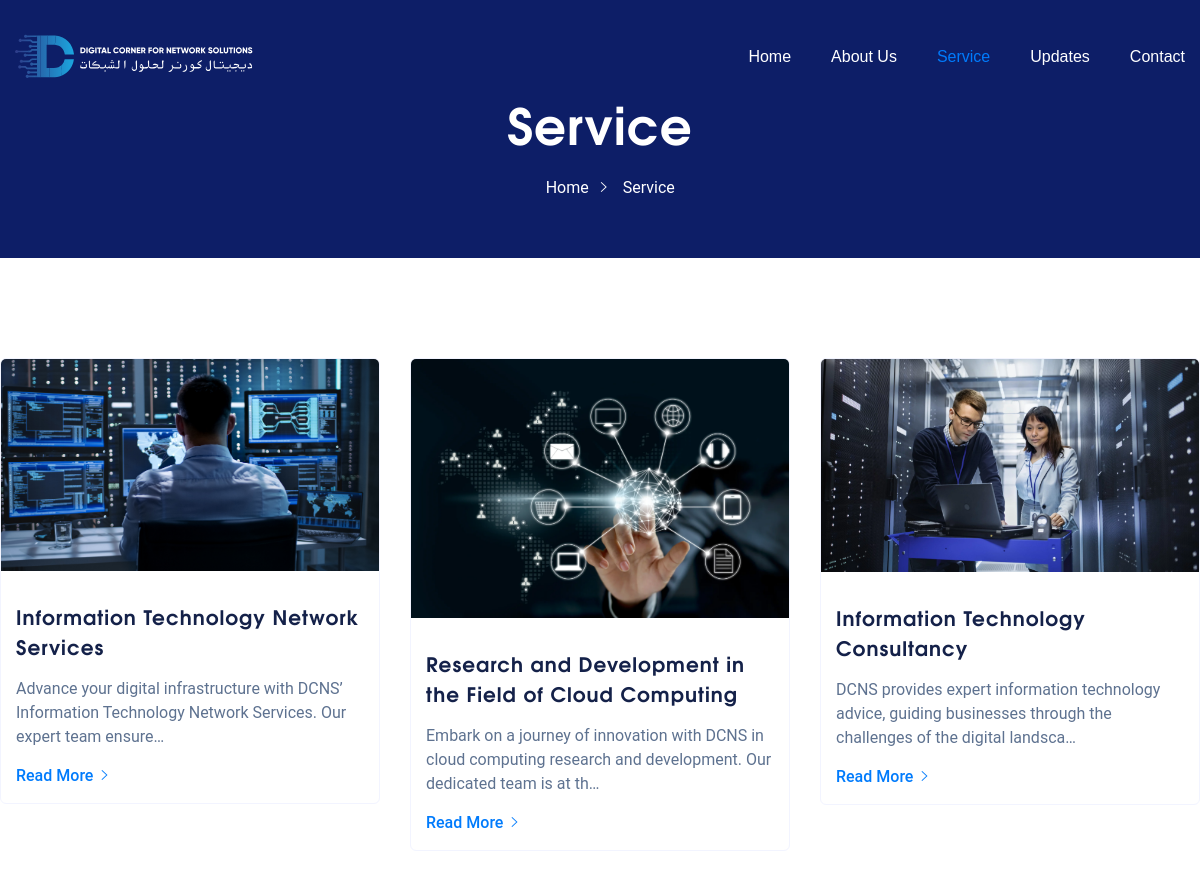
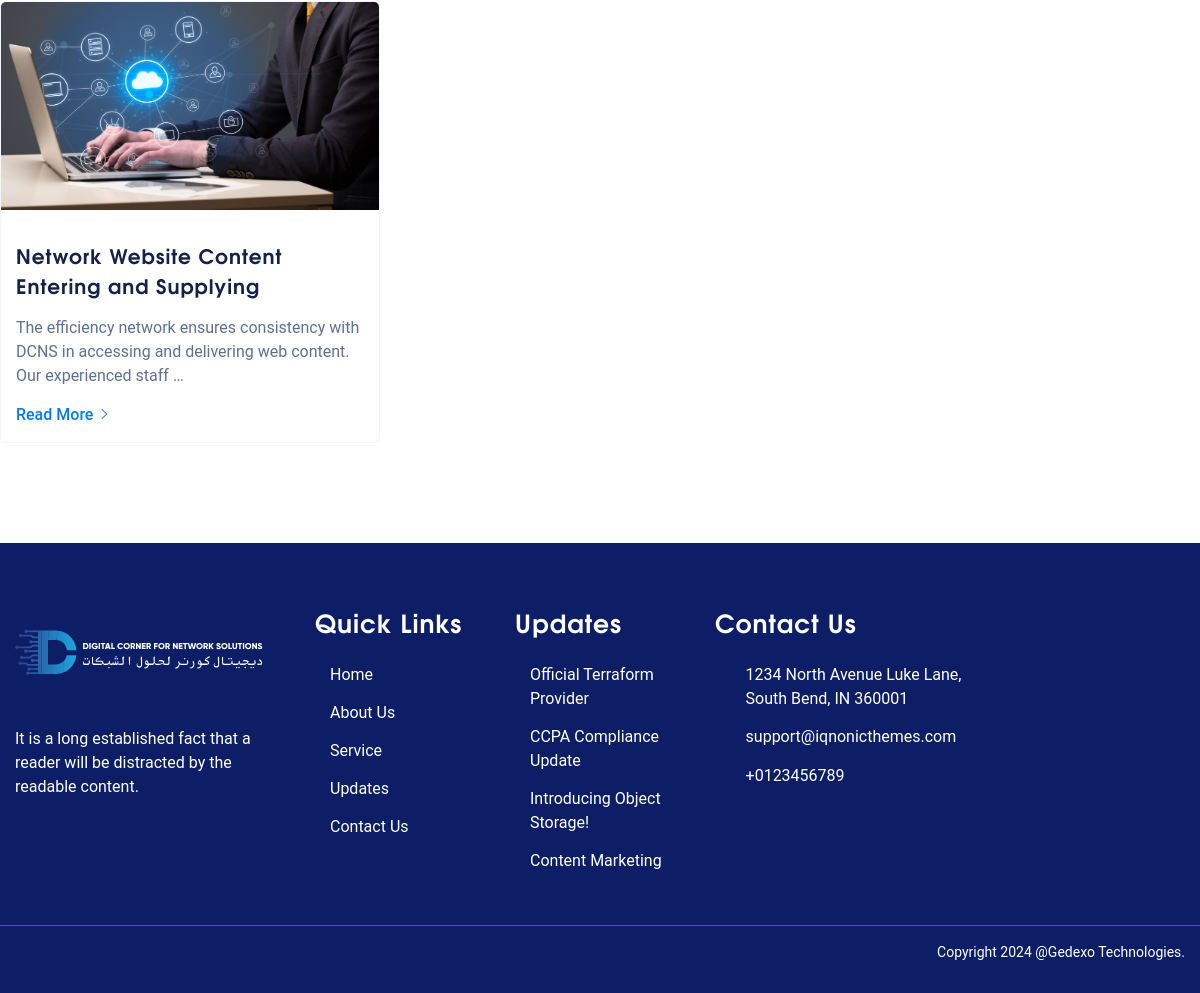
The page /service/ on the database as committed earlier (2 pictures, top to bottom).
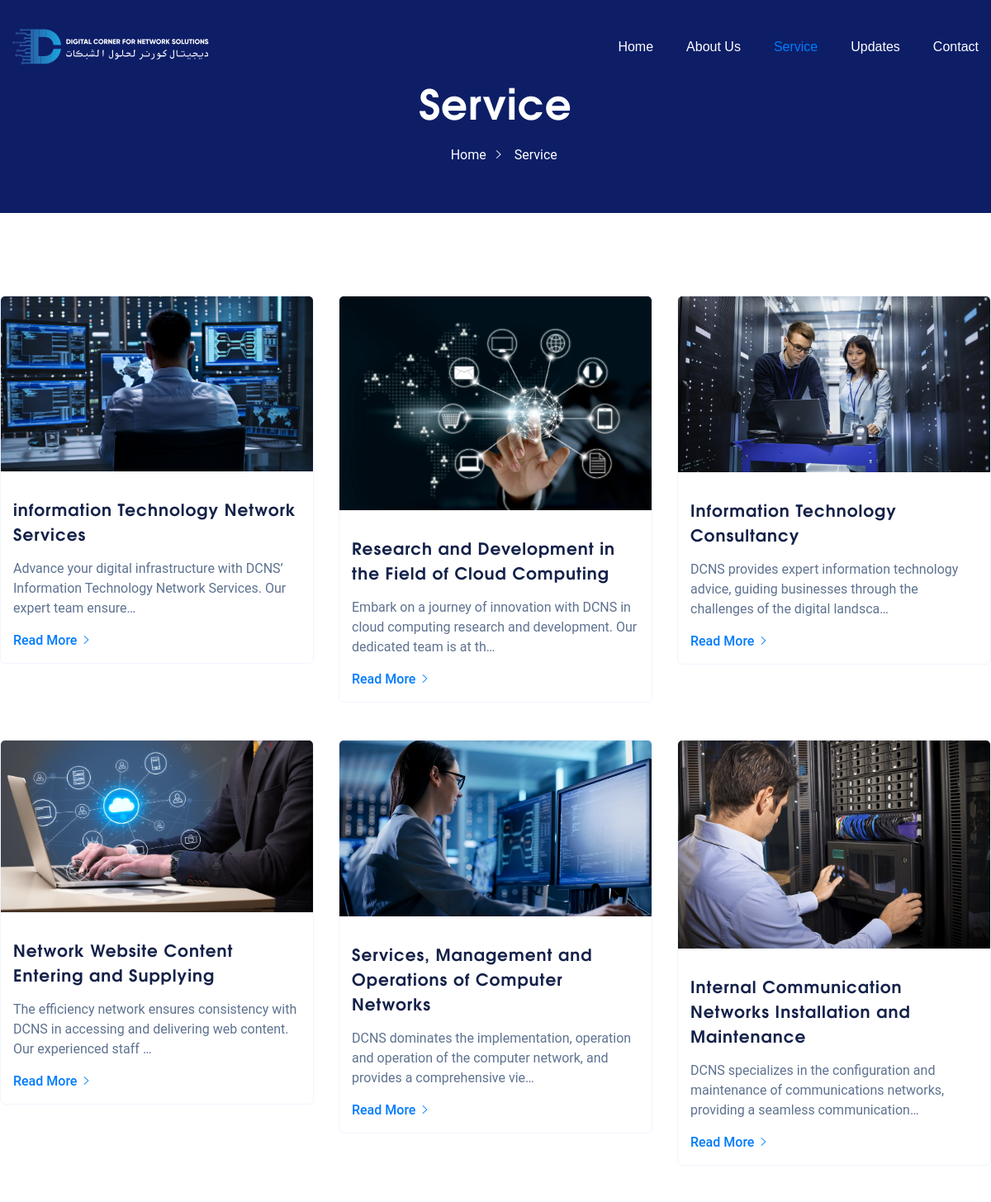
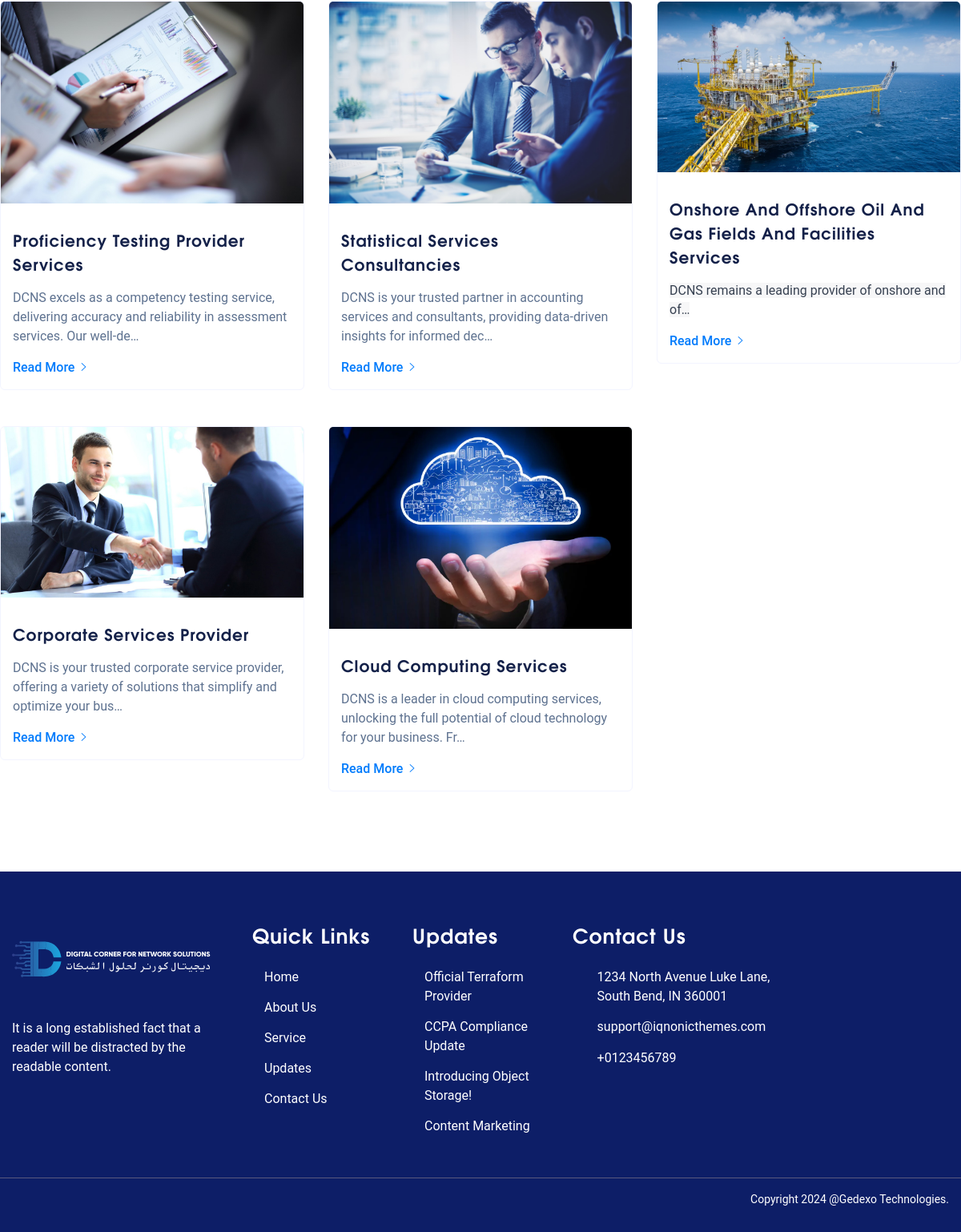
The same page on the database as committed later (2 pictures, top to bottom).
### web/models.py (models this page shows, shortened)
class Service(models.Model):
    title = models.CharField(max_length=500)
    slug = models.SlugField(max_length=500)
    image = models.ImageField(upload_to="services/img/")
    description = RichTextField(blank=True, null=True)
    is_service = models.BooleanField(default=False)
    is_home = models.BooleanField(default=False)
    is_create = models.DateTimeField(auto_now_add=True)
    class Meta:
        ordering = ["id"]
        verbose_name = "service"
        verbose_name_plural = "services"
    def get_absolute_url(self):
        return reverse("web:service_details", kwargs={"slug": self.slug})

class Updates(models.Model):
    title = models.CharField(max_length=255)
    slug = models.SlugField(unique=True)
    description = RichTextField(blank=True, null=True)
    image = models.ImageField(upload_to="web/images/update/")
    pub_date = models.DateField(auto_now_add=True)
    author = models.ForeignKey(User, on_delete=models.CASCADE, default=1)
    category = models.CharField(max_length=100, blank=True, null=True)
    is_updates = models.BooleanField(default=False)
    is_home = models.BooleanField(default=False)
    is_create = models.DateTimeField(auto_now_add=True)
    class Meta:
        ordering = [
            "id",
        ]
        verbose_name = "Updates"
        verbose_name_plural = "Updates"
    def get_absolute_url(self):
        return reverse("web:update_details", kwargs={"slug": self.slug})

### web/views.py (the view)
# urls.py: path("service/", views.service, name="service"),
def service(request):
    services = Service.objects.filter(is_service=True)
    context = {
        "is_service": True,
        "services": services,
    }
    return render(request, "web/service.html", context)

### web/context_processors.py (called while the page is built)
def updates_context(request):
    updates = Updates.objects.filter(is_updates=True)
    return {"updates": updates}

### templates/web/service.html (shortened to what this page needs)
{% extends 'web/partials/base.html' %}
{% load static %}
{% block content %}
{% include 'web/partials/header2.html' %}
<div class="main-bg">
  <div class="container-fluid p-0">
    <div class="text-left iq-breadcrumb-one iq-bg-over black">
      <div class="container">
        <div class="row align-items-center">
          <div class="col-sm-12">
            <nav aria-label="breadcrumb" class="text-center iq-breadcrumb-two">
              <h2 class="title">Service</h2>
              <ol class="breadcrumb main-bg">
                <li class="breadcrumb-item">
                  <a href="{% url 'web:index' %}"><i class="fa fa-home mr-2"></i>Home</a>
                </li>
                <li class="breadcrumb-item active">Service</li>
              </ol>
            </nav>
          </div>
        </div>
      </div>
    </div>
  </div>
</div>
<section class="iq-blog-section iq-pb-55">
  <div class="container">
    <div class="row">
      <div class="iq-blog text-left ">
        <div class="row">
          {% for service in services %}
          <div class="col-lg-4 col-md-6 qloud-space-bottom ">
            <div class="iq-blog-box">
              <div class="iq-blog-image clearfix">
                <img src="{{service.image.url}}" class="img-fluid" alt="blog" />
              </div>
              <div class="iq-blog-detail">
                <div class="blog-title service-title">
                  <a href="{{ service.get_absolute_url }}">
                    <h5 class="mb-3">{{ service.title }}</h5>
                  </a>
                </div>
                <p class="">{{ service.description|truncatechars:120|safe }}</p>
                <div class="blog-button">
                  <a class="iq-btn-link" href="{{ service.get_absolute_url }}">Read More<i
                      class="ml-2 ion-ios-arrow-right"></i></a>
                </div>
              </div>
            </div>
          </div>
          {% endfor %}
        </div>
      </div>
    </div>
  </div>
</section>
{% endblock %}

### templates/web/partials/base.html (shortened to what this page needs)
{% load static %}
<!doctype html>
<html lang="en">
<head>
    <link rel="stylesheet" href="{% static 'web/css/bootstrap.min.css' %}">
    <link rel="stylesheet" type="text/css" href="{% static 'web/revslider/css/rs6.css' %}">
    <link rel="stylesheet" href="{% static 'web/css/typography.css' %}">
    <link rel='stylesheet' href="{% static 'web/css/qloud-style.css' %}" />
    <link rel="stylesheet" href="{% static 'web/css/responsive.css' %}">
    <link rel="stylesheet" href="{% static 'web/css/custom.css' %}">
</head>
<body>
    {% block content %}
    {% endblock %}
    {% include "web/partials/footer.html" %}
</body>
</html>

### templates/web/partials/header2.html (shortened to what this page needs)
{% load static %}
<header id="main-header" class="header-main">
    <div class="container">
        <div class="row">
            <div class="col-sm-12">
                <nav class="navbar navbar-expand-lg navbar-light">
                    <a class="navbar-brand" href="{% url "web:index" %}">
                        <img class="img-fluid" src="{% static 'web/images/logo.svg' %}" alt="img">
                    </a>
                    <div class="collapse navbar-collapse" id="navbarSupportedContent">
                        <ul class="navbar-nav mr-auto w-100 justify-content-end">
                            <li class="nav-item dropdown">
                                <a class="nav-link {% if is_index %}active{% endif %}" href="{% url 'web:index' %}">
                                    Home
                                </a>
                            </li>
                            <li class="nav-item dropdown">
                                <a class="nav-link   {% if is_about %}active{% endif %}" href="{% url 'web:about' %}">
                                    About Us
                                </a>
                            </li>
                            <li class="nav-item dropdown">
                                <a class="nav-link  {% if is_service %}active{% endif %}"
                                    href="{% url 'web:service' %}">
                                    Service
                                </a>
                            </li>
                            <li class="nav-item dropdown">
                                <a class="nav-link  {% if is_updates %}active{% endif %}"
                                    href="{% url 'web:updates' %}">
                                    Updates
                                </a>
                            </li>
                            <li class="nav-item dropdown">
                                <a class="nav-link  {% if is_contact %}active{% endif %}"
                                    href="{% url 'web:contact' %}">
                                    Contact
                                </a>
                            </li>
                        </ul>
                    </div>
                </nav>
            </div>
        </div>
    </div>
</header>

### templates/web/partials/footer.html (shortened to what this page needs)
{% load static %}
<footer id="contact" class=" iq-over-dark-90">
    <div class="footer-top">
        <div class="container">
            <div class="row">
                <div class="col-lg-3 col-md-6 col-sm-6 ">
                    <div class="widget">
                        <div class="textwidget ">
                            <p><img class="mb-4 img-fluid" src="{% static 'web/images/logo.svg' %}" alt="qloud">
                                <br> It is a long established fact that a reader will be distracted by the readable
                                content.
                            </p>
                        </div>
                    </div>
                </div>
                <div class="col-lg-2 col-md-6 col-sm-6 mt-4 mt-lg-0 mt-md-0 ">
                    <div class="widget">
                        <h4 class="footer-title">Quick Links</h4>
                        <div>
                            <ul class="menu">
                                <li><a href="{% url "web:index" %}" aria-current="page">Home</a></li>
                                <li><a href="{% url "web:about" %}">About Us</a></li>
                                <li><a href="{% url "web:service" %}">Service</a></li>
                                <li><a href="{% url "web:updates" %}">Updates</a></li>
                                <li><a href="{% url "web:contact" %}">Contact Us</a></li>
                            </ul>
                        </div>
                    </div>
                </div>
                <div class="col-lg-2 col-md-6 col-sm-6 mt-lg-0 mt-4">
                    <div class="widget">
                        <h4 class="footer-title ">Updates</h4>
                        <div class="menu-about">
                            <ul id="menu-about-menu" class="menu">
                                {% for update_details in updates %}
                                <li><a href="{{ update_details.get_absolute_url }}">{{ update_details.title }}</a></li>
                                {% endfor %}
                            </ul>
                        </div>
                    </div>
                </div>
                <div class="col-lg-3 col-md-6 col-sm-6 mt-lg-0 mt-4">
                    <div class="widget">
                        <h4 class="footer-title ">Contact Us</h4>
                        <div class="row">
                            <div class="col-sm-12">
                                <ul class="iq-contact">
                                    <li>
                                        <a><i class="fa fa-home"></i><span>1234 North Avenue Luke Lane, South Bend, IN
                                                360001</span></a>
                                    </li>
                                    <li>
                                        <a href="mailto:support@iqnonicthemes.com"><i
                                                class="fa fa-envelope"></i><span>support@iqnonicthemes.com</span></a>
                                    </li>
                                    <li>
                                        <a href="tel:+0123456789"><i
                                                class="fa fa-phone"></i><span>+0123456789</span></a>
                                    </li>
                                </ul>
                            </div>
                        </div>
                    </div>
                </div>
            </div>
        </div>
    </div>
    <div class="copyright-footer">
        <div class="container">
            <div class="pt-3 pb-3">
                <div class="row justify-content-between">
                    <div class="col-lg-6 col-md-12 text-lg-left text-md-center text-center">
                        <div class="social-icone">
                            <ul>
                                <li class="d-inline"><a href="javascript:void(0)"><i class="fa fa-twitter"></i></a></li>
                                <li class="d-inline"><a href="javascript:void(0)"><i class="fa fa-instagram"></i></a>
                                </li>
                                <li class="d-inline"><a href="javascript:void(0)"><i class="fa fa-linkedin"></i></a>
                                </li>
                            </ul>
                        </div>
                    </div>
                    <div class="col-lg-6 col-md-12 text-lg-right text-md-center text-center">
                        <span class="copyright">Copyright <span id="copyright">
                            </span> @Gedexo Technologies.</span>
                    </div>
                </div>
            </div>
        </div>
    </div>
</footer>

### static/web/revslider/css/rs6.css (style rules this page uses)
.rev-scroll-btn.revs-fulldark, { background:#333; border:none; }

### static/web/css/typography.css (style rules this page uses)
html, body { overflow: inherit !important; }
body { font-family: 'Roboto', sans-serif; font-size: 1rem; font-weight: normal; line-height: 1.5; color: #5e7290; overflow-x: hidden; }
a, .button { transition: all 0.5s ease-in-out; transition: all 0.5s ease-in-out; -moz-transition: all 0.5s ease-in-out; -ms-transition: all 0.5s ease-in-out; -o-transition: all 0.5s ease-in-out; -webkit-transition: all 0.5s ease-in-out; color: #59597e; }
a, .button, input { outline: medium none !important; color: #0D1E67; }
h1, h2, h3, h4, h5, h6 { font-family: 'TeXGyreAdventor-Bold', sans-serif; color: #142149; margin: 0; -ms-word-wrap: break-word; word-wrap: break-word; line-height: 1.5; font-weight: 800; letter-spacing: 1px; }
h2 { font-size: 2.441em; }
h4 { font-size: 1.563em; }
h5 { font-size: 1.3em; }
.container { max-width: 1200px; }
section { position: relative; z-index: 99; background: #ffffff; padding: 100px 0; display: block; width: 100%; overflow: hidden; }
ul { margin: 0px; padding: 0px; }
.main-bg { background: #0D1E67; }
.iq-button.iq-btn-link, .iq-btn-link { font-weight: 500; color: #0D1E67; background: transparent; padding: 0; }

### static/web/css/responsive.css (style rules this page uses)
@media (max-width:1365px) { header .navbar ul li a { font-size: 14px } }

### static/web/css/custom.css (style rules this page uses)
header .navbar .navbar-brand img { height: 94px !important; }
footer .footer-top .widget .textwidget img { width: 249px !important; height: 100px !important; }
.iq-blog-box .service-title h5 { font-size: 20px !important; }
.iq-breadcrumb-one { display: block; padding: 40px 0 13px !important; z-index: 9; position: relative; background: #0d1e67; }

Rows that differ between the two databases and show on the page:
removed Service: image (picture), title "Information Technology Network Services", description "Advance your digital infrastructure with DCNS’ Information Technology Network Services. Our expert team ensure…"
added Service: image (picture), title "information Technology Network Services", description "Advance your digital infrastructure with DCNS’ Information Technology Network Services. Our expert team ensure…"
added Service: image (picture), title "Services, Management and Operations of Computer Networks", description "DCNS dominates the implementation, operation and operation of the computer network, and provides a comprehensive vie…"
added Service: image (picture), title "Internal Communication Networks Installation and Maintenance", description "DCNS specializes in the configuration and maintenance of communications networks, providing a seamless communication…"
added Service: image (picture), title "Proficiency Testing Provider Services", description "DCNS excels as a competency testing service, delivering accuracy and reliability in assessment services. Our well-de…"
added Service: image (picture), title "Statistical Services Consultancies", description "DCNS is your trusted partner in accounting services and consultants, providing data-driven insights for informed dec…"
added Service: image (picture), title "Onshore And Offshore Oil And Gas Fields And Facilities Services", description "DCNS remains a leading provider of onshore and of…"
added Service: image (picture), title "Corporate Services Provider", description "DCNS is your trusted corporate service provider, offering a variety of solutions that simplify and optimize your bus…"
added Service: image (picture), title "Cloud Computing Services", description "DCNS is a leader in cloud computing services, unlocking the full potential of cloud technology for your business. Fr…"
